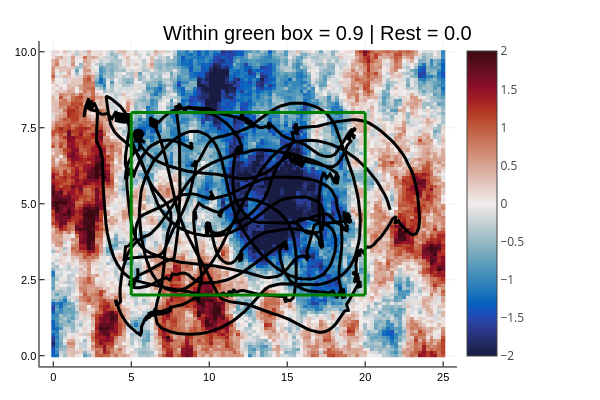

The notebook cell saved with this chart:
### Code cell
plot()
heatmap(env_data.X, env_data.Y, env_data.W', cmap = :balance; plottype=:wx, clims=(-2, 2))
for i=1:length(x0s)
    x = [r[i][1] for r in res_ergo.xs]
    y = [r[i][2] for r in res_ergo.xs]
    plot!(x,y, linewidth=3, color=:black, label = "")
end
plot!()

# Define the range for x
x1 = 5:0.1:20
x3 = 5:0.1:20
y2 = 2.0:0.1:8.0

# Define the constant y
y1 = 2 .* ones(length(x1))
y3 = 8 .* ones(length(x1))
x2 = 5 .* ones(length(y2))
x4 = 20 .* ones(length(y2))
                    
# Plot the line
# Top left box
plot!(x1, y1, label="", lw=3, color = "green")
plot!(x2, y2, label="", lw=3, color = "green")
plot!(x3, y3, label="", lw=3, color = "green")
plot!(x4, y2, label="", lw=3 ,color = "green")


title!("Within green box = 0.9 | Rest = 0.0")

### Figure 1 — Plotly figure (JSON) as saved in the notebook; plotly's stock layout.template omitted (floating-point values rounded to 4 significant figures; data arrays with more than 128 entries replaced by an {"elided": "..."} marker saying what was removed)
{"data": [{"colorbar": {"len": 0.9039, "title": "", "x": 0.7615, "y": 0.4896}, "colorscale": {"elided": "256x2 mixed values"}, "name": "y1", "plottype": "wx", "showlegend": false, "showscale": true, "type": "heatmap", "x": [-0.1263, 0.1263, 0.3788, 0.6313, 0.8838, 1.136, 1.389, 1.641, 1.894, 2.146, 2.399, 2.652, 2.904, 3.157, 3.409, 3.662, 3.914, 4.167, 4.419, 4.672, 4.924, 5.177, 5.429, 5.682, 5.934, 6.187, 6.439, 6.692, 6.944, 7.197, 7.449, 7.702, 7.955, 8.207, 8.46, 8.712, 8.965, 9.217, 9.47, 9.722, 9.975, 10.23, 10.48, 10.73, 10.98, 11.24, 11.49, 11.74, 11.99, 12.25, 12.5, 12.75, 13.01, 13.26, 13.51, 13.76, 14.02, 14.27, 14.52, 14.77, 15.03, 15.28, 15.53, 15.78, 16.04, 16.29, 16.54, 16.79, 17.05, 17.3, 17.55, 17.8, 18.06, 18.31, 18.56, 18.81, 19.07, 19.32, 19.57, 19.82, 20.08, 20.33, 20.58, 20.83, 21.09, 21.34, 21.59, 21.84, 22.1, 22.35, 22.6, 22.85, 23.11, 23.36, 23.61, 23.86, 24.12, 24.37, 24.62, 24.87, 25.13], "xaxis": "x", "y": [-0.05051, 0.05051, 0.1515, 0.2525, 0.3535, 0.4545, 0.5556, 0.6566, 0.7576, 0.8586, 0.9596, 1.061, 1.162, 1.263, 1.364, 1.465, 1.566, 1.667, 1.768, 1.869, 1.97, 2.071, 2.172, 2.273, 2.374, 2.475, 2.576, 2.677, 2.778, 2.879, 2.98, 3.081, 3.182, 3.283, 3.384, 3.485, 3.586, 3.687, 3.788, 3.889, 3.99, 4.091, 4.192, 4.293, 4.394, 4.495, 4.596, 4.697, 4.798, 4.899, 5, 5.101, 5.202, 5.303, 5.404, 5.505, 5.606, 5.707, 5.808, 5.909, 6.01, 6.111, 6.212, 6.313, 6.414, 6.515, 6.616, 6.717, 6.818, 6.919, 7.02, 7.121, 7.222, 7.323, 7.424, 7.525, 7.626, 7.727, 7.828, 7.929, 8.03, 8.131, 8.232, 8.333, 8.434, 8.535, 8.636, 8.737, 8.838, 8.939, 9.04, 9.141, 9.242, 9.343, 9.444, 9.545, 9.646, 9.747, 9.848, 9.949, 10.05], "yaxis": "y", "z": {"elided": "100x100 float values"}, "zmax": 2, "zmin": -2}, {"colorbar": {"len": 0.9039, "title": "", "x": 0.7615, "y": 0.4896}, "legendgroup": "", "line": {"color": "rgba(0, 0, 0, 1.000)", "dash": "solid", "shape": "linear", "width": 3}, "mode": "lines", "name": "", "showlegend": false, "type": "scatter", "x": {"elided": "2041 float values"}, "xaxis": "x", "y": {"elided": "2041 float values"}, "yaxis": "y", "zmax": 2, "zmin": -2}, {"colorbar": {"len": 0.9039, "title": "", "x": 0.7615, "y": 0.4896}, "legendgroup": "", "line": {"color": "rgba(0, 128, 0, 1.000)", "dash": "solid", "shape": "linear", "width": 3}, "mode": "lines", "name": "", "showlegend": false, "type": "scatter", "x": {"elided": "151 float values"}, "xaxis": "x", "y": {"elided": "151 int values"}, "yaxis": "y", "zmax": 2, "zmin": -2}, {"colorbar": {"len": 0.9039, "title": "", "x": 0.7615, "y": 0.4896}, "legendgroup": "", "line": {"color": "rgba(0, 128, 0, 1.000)", "dash": "solid", "shape": "linear", "width": 3}, "mode": "lines", "name": "", "showlegend": false, "type": "scatter", "x": [5, 5, 5, 5, 5, 5, 5, 5, 5, 5, 5, 5, 5, 5, 5, 5, 5, 5, 5, 5, 5, 5, 5, 5, 5, 5, 5, 5, 5, 5, 5, 5, 5, 5, 5, 5, 5, 5, 5, 5, 5, 5, 5, 5, 5, 5, 5, 5, 5, 5, 5, 5, 5, 5, 5, 5, 5, 5, 5, 5, 5], "xaxis": "x", "y": [2, 2.1, 2.2, 2.3, 2.4, 2.5, 2.6, 2.7, 2.8, 2.9, 3, 3.1, 3.2, 3.3, 3.4, 3.5, 3.6, 3.7, 3.8, 3.9, 4, 4.1, 4.2, 4.3, 4.4, 4.5, 4.6, 4.7, 4.8, 4.9, 5, 5.1, 5.2, 5.3, 5.4, 5.5, 5.6, 5.7, 5.8, 5.9, 6, 6.1, 6.2, 6.3, 6.4, 6.5, 6.6, 6.7, 6.8, 6.9, 7, 7.1, 7.2, 7.3, 7.4, 7.5, 7.6, 7.7, 7.8, 7.9, 8], "yaxis": "y", "zmax": 2, "zmin": -2}, {"colorbar": {"len": 0.9039, "title": "", "x": 0.7615, "y": 0.4896}, "legendgroup": "", "line": {"color": "rgba(0, 128, 0, 1.000)", "dash": "solid", "shape": "linear", "width": 3}, "mode": "lines", "name": "", "showlegend": false, "type": "scatter", "x": {"elided": "151 float values"}, "xaxis": "x", "y": {"elided": "151 int values"}, "yaxis": "y", "zmax": 2, "zmin": -2}, {"colorbar": {"len": 0.9039, "title": "", "x": 0.7615, "y": 0.4896}, "legendgroup": "", "line": {"color": "rgba(0, 128, 0, 1.000)", "dash": "solid", "shape": "linear", "width": 3}, "mode": "lines", "name": "", "showlegend": false, "type": "scatter", "x": [20, 20, 20, 20, 20, 20, 20, 20, 20, 20, 20, 20, 20, 20, 20, 20, 20, 20, 20, 20, 20, 20, 20, 20, 20, 20, 20, 20, 20, 20, 20, 20, 20, 20, 20, 20, 20, 20, 20, 20, 20, 20, 20, 20, 20, 20, 20, 20, 20, 20, 20, 20, 20, 20, 20, 20, 20, 20, 20, 20, 20], "xaxis": "x", "y": [2, 2.1, 2.2, 2.3, 2.4, 2.5, 2.6, 2.7, 2.8, 2.9, 3, 3.1, 3.2, 3.3, 3.4, 3.5, 3.6, 3.7, 3.8, 3.9, 4, 4.1, 4.2, 4.3, 4.4, 4.5, 4.6, 4.7, 4.8, 4.9, 5, 5.1, 5.2, 5.3, 5.4, 5.5, 5.6, 5.7, 5.8, 5.9, 6, 6.1, 6.2, 6.3, 6.4, 6.5, 6.6, 6.7, 6.8, 6.9, 7, 7.1, 7.2, 7.3, 7.4, 7.5, 7.6, 7.7, 7.8, 7.9, 8], "yaxis": "y", "zmax": 2, "zmin": -2}], "layout": {"annotations": [{"font": {"color": "rgba(0, 0, 0, 1.000)", "family": "sans-serif", "size": 20}, "rotation": 0, "showarrow": false, "text": "Within green box = 0.9 | Rest = 0.0", "x": 0.5296, "xanchor": "center", "xref": "paper", "y": 1, "yanchor": "top", "yref": "paper"}], "height": 400, "legend": {"bgcolor": "rgba(255, 255, 255, 1.000)", "bordercolor": "rgba(0, 0, 0, 1.000)", "borderwidth": 1, "font": {"color": "rgba(0, 0, 0, 1.000)", "family": "sans-serif", "size": 11}, "title": {"font": {"color": "rgba(0, 0, 0, 1.000)", "family": "sans-serif", "size": 15}, "text": ""}, "tracegroupgap": 0, "traceorder": "normal", "x": 1, "xanchor": "auto", "y": 1, "yanchor": "auto"}, "margin": {"b": 20, "l": 0, "r": 0, "t": 20}, "paper_bgcolor": "rgba(255, 255, 255, 1.000)", "plot_bgcolor": "rgba(255, 255, 255, 1.000)", "showlegend": true, "width": 600, "xaxis": {"anchor": "y", "domain": [0.06582, 0.7615], "gridcolor": "rgba(0, 0, 0, 0.100)", "gridwidth": 0.5, "linecolor": "rgba(0, 0, 0, 1.000)", "mirror": false, "range": [-0.8838, 25.88], "showgrid": true, "showline": true, "showticklabels": true, "tickangle": 0, "tickcolor": "rgb(0, 0, 0)", "tickfont": {"color": "rgba(0, 0, 0, 1.000)", "family": "sans-serif", "size": 11}, "tickmode": "array", "ticks": "inside", "ticktext": ["0", "5", "10", "15", "20", "25"], "tickvals": [0, 5, 10, 15, 20, 25], "title": "", "titlefont": {"color": "rgba(0, 0, 0, 1.000)", "family": "sans-serif", "size": 15}, "type": "-", "visible": true, "zeroline": false, "zerolinecolor": "rgba(0, 0, 0, 1.000)"}, "yaxis": {"anchor": "x", "domain": [0.03762, 0.9415], "gridcolor": "rgba(0, 0, 0, 0.100)", "gridwidth": 0.5, "linecolor": "rgba(0, 0, 0, 1.000)", "mirror": false, "range": [-0.3535, 10.35], "showgrid": true, "showline": true, "showticklabels": true, "tickangle": 0, "tickcolor": "rgb(0, 0, 0)", "tickfont": {"color": "rgba(0, 0, 0, 1.000)", "family": "sans-serif", "size": 11}, "tickmode": "array", "ticks": "inside", "ticktext": ["0.0", "2.5", "5.0", "7.5", "10.0"], "tickvals": [0, 2.5, 5, 7.5, 10], "title": "", "titlefont": {"color": "rgba(0, 0, 0, 1.000)", "family": "sans-serif", "size": 15}, "type": "-", "visible": true, "zeroline": false, "zerolinecolor": "rgba(0, 0, 0, 1.000)"}}}
